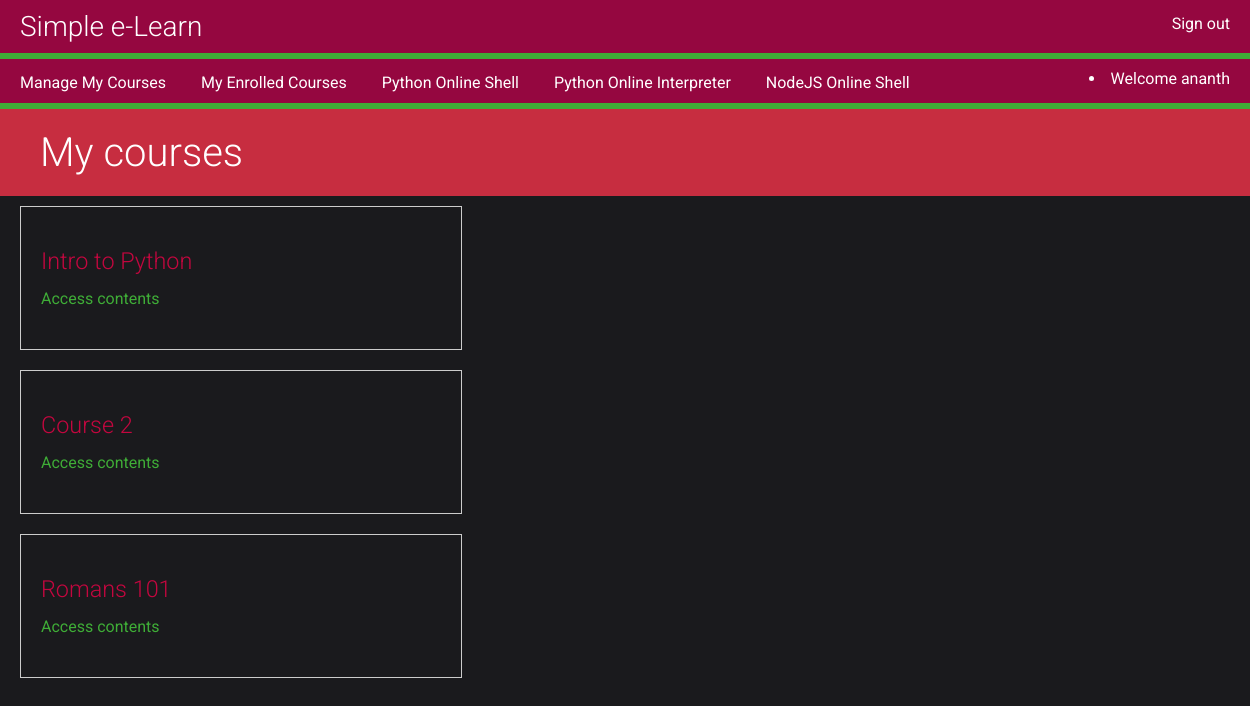
The page /students/courses/ (signed in) on the database its author committed.
### courses/models.py (models this page shows, shortened)
class Course(models.Model):
	owner = models.ForeignKey(User,related_name='courses_created', on_delete=models.CASCADE)
	subject = models.ForeignKey(Subject,related_name='courses', on_delete=models.CASCADE)
	title = models.CharField(max_length=200)
	slug = models.SlugField(max_length=200, unique=True)
	overview = models.TextField()
	created = models.DateTimeField(auto_now_add=True)
	students = models.ManyToManyField(User,related_name='courses_joined',blank=True)
	class Meta:
		ordering = ('-created',)

### students/views.py (the view)
class StudentCourseListView(LoginRequiredMixin, ListView):
    model = Course
    template_name = 'students/course/list.html'
    def get_queryset(self):
        qs = super(StudentCourseListView, self).get_queryset()
        return qs.filter(students__in=[self.request.user])

### students/templates/students/course/list.html (shortened to what this page needs)
{% extends "base.html" %}
{% block content %}
    <h1>My courses</h1>
    <div class="module">
        {% for course in object_list %}
            <div class="course-info">
                <h3>{{ course.title }}</h3>
                <p><a href="{% url "student_course_detail" course.id %}">Access contents</a></p>
            </div>
        {% empty %}
            <p>
                You are not enrolled in any courses yet.
                <a href="{% url "course_list" %}">Browse courses</a> to enroll in a course.
            </p>
        {% endfor %}
    </div>
{% endblock %}

### courses/templates/base.html (shortened to what this page needs)
{% load staticfiles %}
<!DOCTYPE html>
<html>
<head>
    <link href="{% static "css/base.css" %}" rel="stylesheet">
</head>
<body>
    <div id="header">
        <a href="/" class="logo">Simple e-Learn</a>
        <ul class="menu">
            {% if request.user.is_authenticated %}
                <li><a href="{% url "logout" %}">Sign out</a></li>
            {% else %}
                <li><a href="{% url "login" %}">Sign in</a></li>
            {% endif %}
        </ul>
    </div>
    <div id="menu_link">
        {% if request.user.is_authenticated %}
        {% if request.user.is_staff %}
                <a href="{% url 'manage_course_list' %}">Manage My Courses</a>
        {% endif %}
                <a href="{% url 'student_course_list' %}">My Enrolled Courses</a>
                <a href="{% url 'python_shell' %}">Python Online Shell</a>
                <a href="{% url 'python_interpreter' %}">Python Online Interpreter</a>
                <a href="{% url 'nodejs_shell' %}">NodeJS Online Shell</a>
        <div id="welcome_user">
            <li>Welcome {{request.user.username}}</li>
        </div>
        {% endif %}
    </div>
    <div id="content">
        {% block content %}
        {% endblock %}
    </div>
</body>
</html>

### courses/static/css/base.css (style rules this page uses)
body { margin:0; font-family:'Roboto', sans-serif; font-weight:400; color:#C3073F; background:#1A1A1D; font-size: 20px; }
a { color:#3fad37; text-decoration:none; font-size: 16px; }
h1, h2, h3, h4, h5, h6 { font-family:'Roboto', sans-serif; font-weight:300; }
h1 { background:#C72D40; width:100%; overflow:auto; padding:20px 0 20px 40px; margin:0; color:#FFF; }
.module { overflow:auto; }
.module h3 { margin:30px 0 0; padding:0; width:100%; }
.module p { margin:10px 0 20px; width:100%; float:left; }
#header { background: #950740; overflow:auto; padding:10px 20px; border-bottom:6px solid #3fad37; }
#header .logo { text-decoration:none; font-family:'Roboto', sans-serif; font-weight:300; font-size:28px; color:#fff; float:left; }
#header a { color:#fff; }
#header .menu { list-style:none; float:right; margin:0; padding:0; }
#menu_link { background: #950740; overflow:auto; padding:10px 20px; border-bottom:6px solid #3fad37; }
#menu_link a { color:#fff; margin-right: 30px; }
#welcome_user { float:right; color: #FFF; font-size:16px; overflow:auto; }
.module { padding:10px 20px; float:left; }
.course-info { border:1px solid #ccc; padding:10px 20px 20px; width:400px; overflow:auto; margin-bottom:20px; }
.course-info a { margin-right:10px; }

### rows shown on the page
Course: title "Intro to Python"
Course: title "Course 2"
Course: title "Romans 101"

### other values the page prints
{{ request.user.username }} "ananth"
